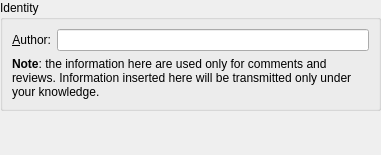
<ui version="4.0" >
 <class>DlgIdentityBase</class>
 <widget class="QWidget" name="DlgIdentityBase" >
  <property name="geometry" >
   <rect>
    <x>0</x>
    <y>0</y>
    <width>381</width>
    <height>155</height>
   </rect>
  </property>
  <property name="windowTitle" >
   <string>Form</string>
  </property>
  <layout class="QVBoxLayout" >
   <property name="margin" >
    <number>0</number>
   </property>
   <property name="spacing" >
    <number>6</number>
   </property>
   <item>
    <widget class="QGroupBox" name="groupBox" >
     <property name="title" >
      <string>Identity</string>
     </property>
     <layout class="QGridLayout" >
      <property name="margin" >
       <number>9</number>
      </property>
      <property name="spacing" >
       <number>6</number>
      </property>
      <item row="0" column="0" >
       <widget class="QLabel" name="label" >
        <property name="text" >
         <string>&amp;Author:</string>
        </property>
        <property name="alignment" >
         <set>Qt::AlignRight|Qt::AlignTrailing|Qt::AlignVCenter</set>
        </property>
        <property name="buddy" >
         <cstring>kcfg_IdentityAuthor</cstring>
        </property>
       </widget>
      </item>
      <item row="0" column="1" >
       <widget class="QLineEdit" name="kcfg_IdentityAuthor" />
      </item>
      <item row="1" column="0" colspan="2" >
       <widget class="QLabel" name="label_2" >
        <property name="text" >
         <string>&lt;b>Note&lt;/b>: the information here are used only for comments and reviews. Information inserted here will be transmitted only under your knowledge.</string>
        </property>
        <property name="alignment" >
         <set>Qt::AlignLeading|Qt::AlignLeft|Qt::AlignTop</set>
        </property>
        <property name="wordWrap" >
         <bool>true</bool>
        </property>
       </widget>
      </item>
     </layout>
    </widget>
   </item>
   <item>
    <spacer>
     <property name="orientation" >
      <enum>Qt::Vertical</enum>
     </property>
     <property name="sizeHint" >
      <size>
       <width>20</width>
       <height>4</height>
      </size>
     </property>
    </spacer>
   </item>
  </layout>
 </widget>
 <resources/>
 <connections/>
</ui>
